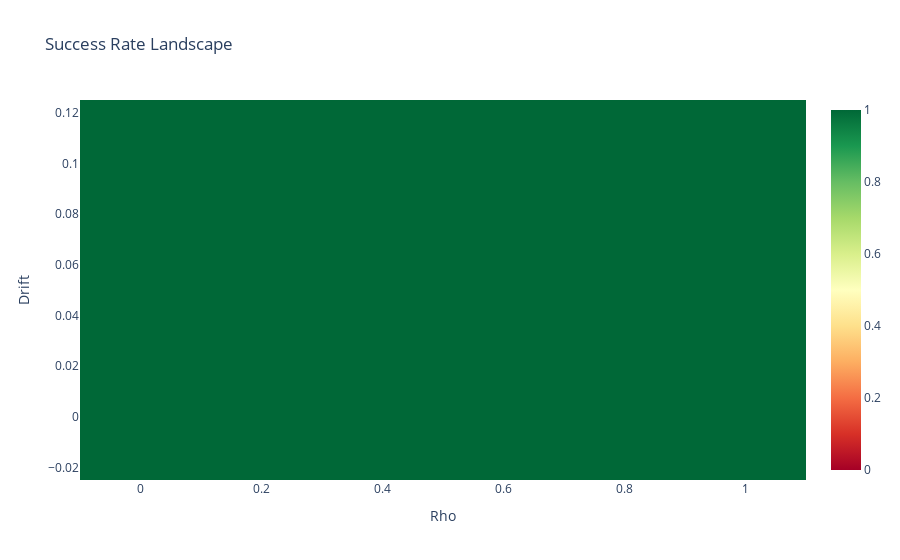
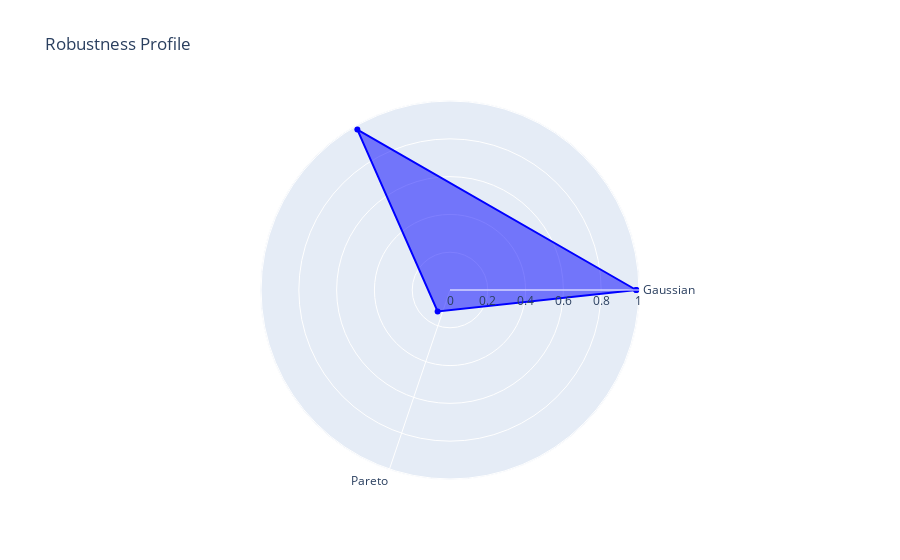
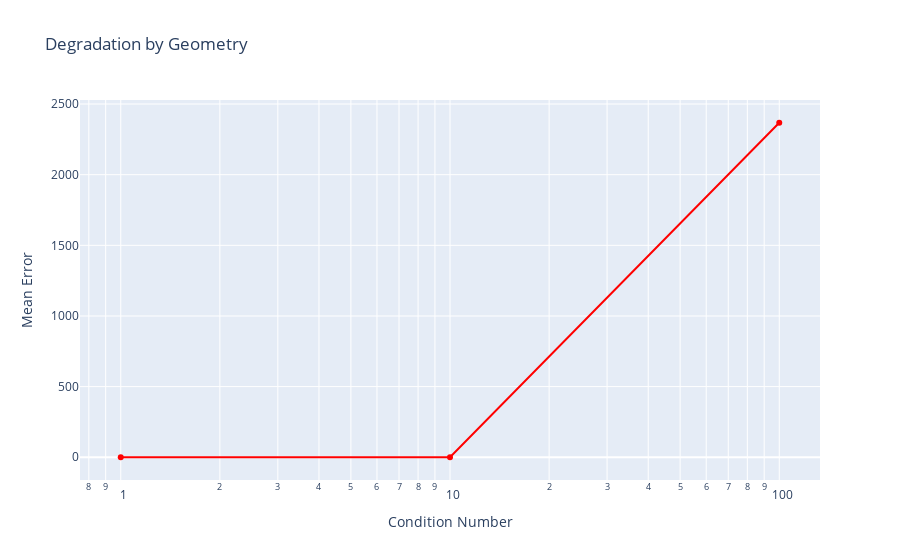
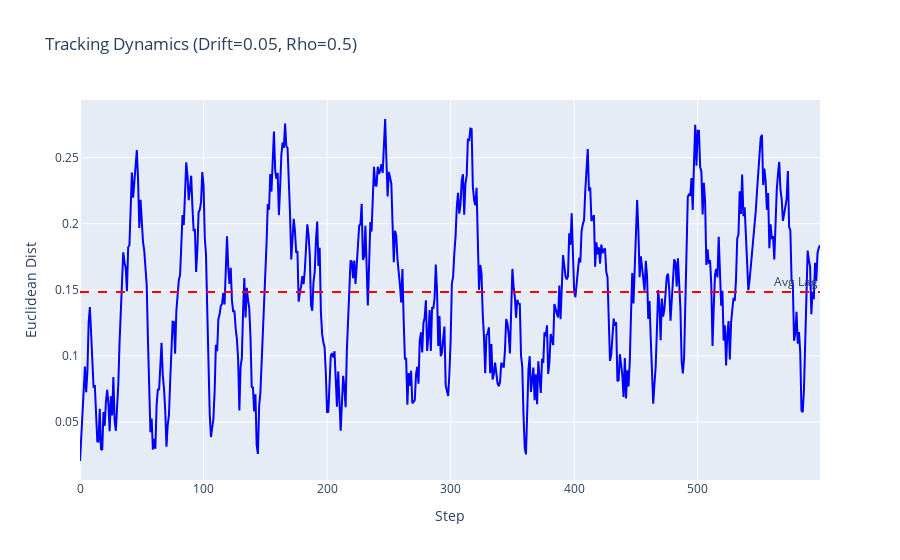

Notebook cell for these charts, in order:
### Code cell
import numpy as np
from sthrd_benchmark import STHRDBenchmark, AbstractOptimizer, BenchmarkVisualizer

class MySGD(AbstractOptimizer):
    def step(self, x, oracle_data):
        grad = oracle_data.get('grad')
        lr = self.hp.get('lr', 0.01)
        if 'm' not in self.state:
            self.state['m'] = np.zeros_like(x)
        self.state['m'] = 0.9 * self.state['m'] + 0.1 * grad
        return x - lr * self.state['m']

benchmark = STHRDBenchmark()

benchmark.generate_dataset(
    "test_drift_data.csv",
    config={'dim': 2, 'drift_speed': 0.05, 'noise_type': 'pareto'}
)

results = benchmark.evaluate(
    optimizer_class=MySGD,
    optim_params={'lr': 0.05},
    phases=['heatmap', 'stress']
)

viz = BenchmarkVisualizer(results)
viz.show_dashboard()

### Figure 1 — Plotly figure (JSON) as saved in the notebook; plotly's stock layout.template omitted (floating-point values rounded to 4 significant figures)
{"data": [{"colorscale": [[0, "rgb(165,0,38)"], [0.1, "rgb(215,48,39)"], [0.2, "rgb(244,109,67)"], [0.3, "rgb(253,174,97)"], [0.4, "rgb(254,224,139)"], [0.5, "rgb(255,255,191)"], [0.6, "rgb(217,239,139)"], [0.7, "rgb(166,217,106)"], [0.8, "rgb(102,189,99)"], [0.9, "rgb(26,152,80)"], [1, "rgb(0,104,55)"]], "type": "heatmap", "x": [0.1, 0.5, 0.9], "y": [0.1, 0.05, 0.0], "z": [[1.0, 1.0, 1.0], [1.0, 1.0, 1.0], [1.0, 1.0, 1.0]], "zmax": 1, "zmin": 0}], "layout": {"title": {"text": "Success Rate Landscape"}, "xaxis": {"title": {"text": "Rho"}}, "yaxis": {"title": {"text": "Drift"}}}}

### Figure 2 — Plotly figure (JSON) as saved in the notebook; plotly's stock layout.template omitted (floating-point values rounded to 4 significant figures)
{"data": [{"fill": "toself", "line": {"color": "blue"}, "r": [0.9857, 0.9807, 0.1308, 0.9857], "theta": ["0", "120", "240", "0"], "type": "scatterpolar"}], "layout": {"polar": {"angularaxis": {"ticktext": ["Gaussian", "Pareto", "Valley"], "tickvals": [0, 2.094, 4.189]}, "radialaxis": {"visible": true}}, "title": {"text": "Robustness Profile"}}}

### Figure 3 — Plotly figure (JSON) as saved in the notebook; plotly's stock layout.template omitted (floating-point values rounded to 4 significant figures)
{"data": [{"line": {"color": "red"}, "mode": "lines+markers", "type": "scatter", "x": [1, 10, 100], "y": [0.0187, 0.09995, 2368.0]}], "layout": {"title": {"text": "Degradation by Geometry"}, "xaxis": {"title": {"text": "Condition Number"}, "type": "log"}, "yaxis": {"title": {"text": "Mean Error"}}}}

### Figure 4 — Plotly figure (JSON) as saved in the notebook; plotly's stock layout.template omitted (floating-point values rounded to 4 significant figures; data arrays with more than 128 entries replaced by an {"elided": "..."} marker saying what was removed)
{"data": [{"line": {"color": "blue"}, "mode": "lines", "name": "Distance to Target", "type": "scatter", "y": {"elided": "600 float values"}}], "layout": {"annotations": [{"showarrow": false, "text": "Avg Lag", "x": 1, "xanchor": "right", "xref": "x domain", "y": 0.1484, "yanchor": "bottom", "yref": "y"}], "shapes": [{"line": {"color": "red", "dash": "dash"}, "type": "line", "x0": 0, "x1": 1, "xref": "x domain", "y0": 0.1484, "y1": 0.1484, "yref": "y"}], "title": {"text": "Tracking Dynamics (Drift=0.05, Rho=0.5)"}, "xaxis": {"title": {"text": "Step"}}, "yaxis": {"title": {"text": "Euclidean Dist"}}}}
